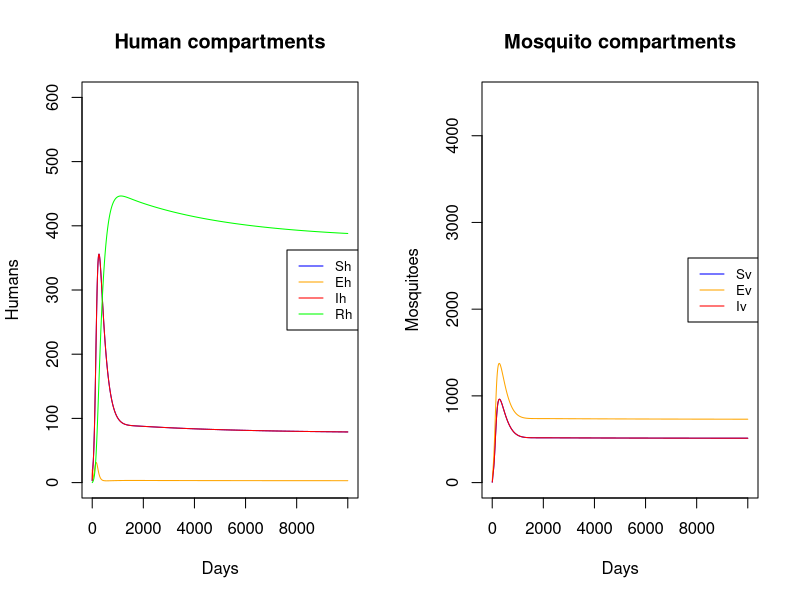

R code for this plot:
library(deSolve)

# ---------------------------
# Parameters
# ---------------------------
params <- list(
    Lam_h = 0.033,        # Humans × Days^-1
    psi_h = 1.1e-4,       # Days^-1
    psi_v = 0.13,         # Days^-1
    sigma_v = 0.50,       # Days^-1
    sigma_h = 19.0,       # Days^-1
    beta_hv = 0.022,      # prob mosquito->human
    beta_vh = 0.48,       # prob human->mosquito (Ih)
    beta_tilde_vh = 0.048,# prob human->mosquito (Rh carrier)
    nu_h = 0.10,          # Days^-1 (Eh -> Ih)
    nu_v = 0.091,         # Days^-1 (Ev -> Iv)
    gamma_h = 0.0035,     # Days^-1 (Ih -> Rh)
    delta_h = 9.0e-5,     # Days^-1 (disease-induced human death)
    rho_h = 5.5e-4,       # Days^-1 (Rh -> Sh)
    mu1h = 1.6e-5,        # Days^-1 (human density-independent death)
    mu2h = 3.0e-7,        # Humans^-1 Days^-1
    mu1v = 0.033,         # Days^-1 (mosquito density-independent death)
    mu2v = 2.0e-5         # Mosquitoes^-1 Days^-1
)

# ---------------------------
# Initial conditions
# ---------------------------
state <- c(
    Sh = 600,
    Eh = 20,
    Ih = 3,
    Rh = 0,
    Sv = 2400,
    Ev = 30,
    Iv = 5
)

# ---------------------------
# ODE system
# ---------------------------
model <- function(t, y, p) {
    with(as.list(c(y, p)), {
        
        # Populations
        Nh <- Sh + Eh + Ih + Rh
        Nv <- Sv + Ev + Iv
        
        # Density-dependent death rates
        mu_h <- mu1h + mu2h * Nh
        mu_v <- mu1v + mu2v * Nv
        
        # Force of infection
        lambda_h <- (sigma_v * sigma_h * Nv) / (sigma_v * Nv + sigma_h * Nh) * 
            beta_hv * (Iv / Nv)
        
        lambda_v <- (sigma_v * sigma_h * Nh) / (sigma_v * Nv + sigma_h * Nh) * 
            ((beta_vh * Ih + beta_tilde_vh * Rh) / Nh)
        
        # Human compartments
        dSh <- Lam_h + psi_h * Nh + rho_h * Rh - lambda_h * Sh - mu_h * Sh
        dEh <- lambda_h * Sh - nu_h * Eh - mu_h * Eh
        dIh <- nu_h * Eh - gamma_h * Ih - mu_h * Ih - delta_h * Ih
        dRh <- gamma_h * Ih - rho_h * Rh - mu_h * Rh
        
        # Vector compartments
        dSv <- psi_v * Nv - lambda_v * Sv - mu_v * Sv
        dEv <- lambda_v * Sv - nu_v * Ev - mu_v * Ev
        dIv <- nu_v * Ev - mu_v * Iv
        
        list(c(dSh, dEh, dIh, dRh, dSv, dEv, dIv))
    })
}

# ---------------------------
# Simulation
# ---------------------------
times <- seq(0, 10000, by = 2)  # 1 year, daily steps
out <- ode(y = state, times = times, func = model, parms = params)

out <- as.data.frame(out)

# ---------------------------
# Plot results
# ---------------------------
par(mfrow = c(1, 2))

# Humans
plot(out$time, out$Ih, type="l", col="blue", ylim=c(0, max(out$Sh, out$Eh, out$Ih, out$Rh)),
     xlab="Days", ylab="Humans", main="Human compartments")
lines(out$time, out$Eh, col="orange")
lines(out$time, out$Ih, col="red")
lines(out$time, out$Rh, col="green")
legend("right", legend=c("Sh","Eh","Ih","Rh"),
       col=c("blue","orange","red","green"), lty=1, cex=0.8)

# Mosquitoes
plot(out$time, out$Iv, type="l", col="blue", ylim=c(0, max(out$Sv, out$Ev, out$Iv)),
     xlab="Days", ylab="Mosquitoes", main="Mosquito compartments")
lines(out$time, out$Ev, col="orange")
lines(out$time, out$Iv, col="red")
legend("right", legend=c("Sv","Ev","Iv"),
       col=c("blue","orange","red"), lty=1, cex=0.8)
